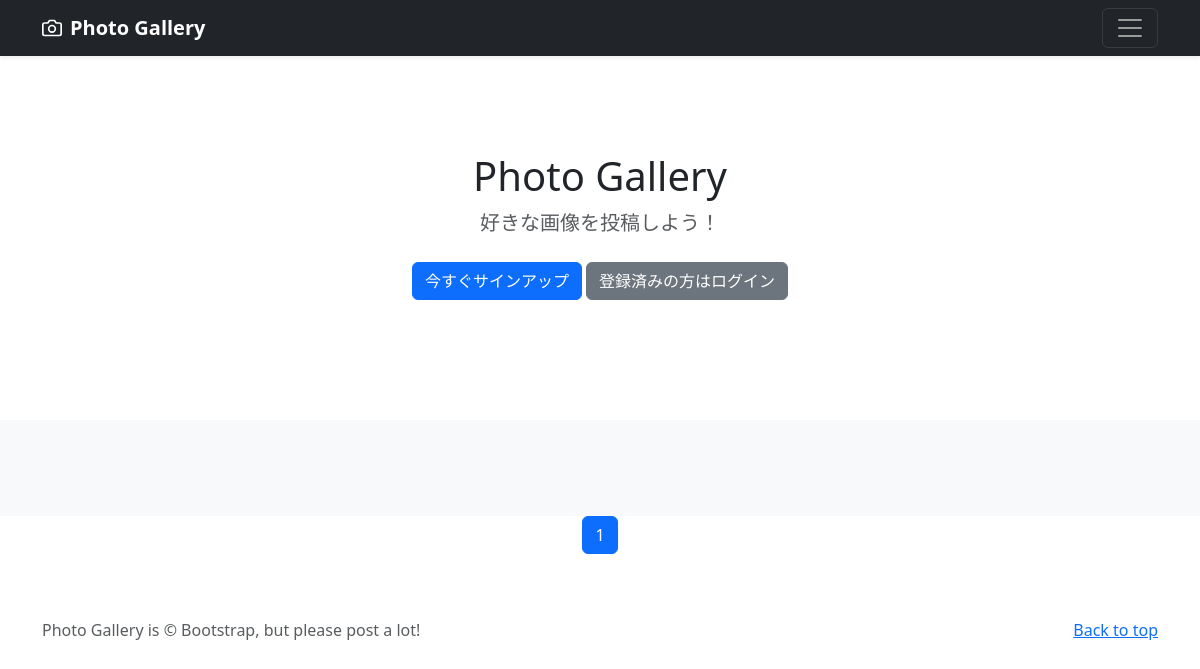
/, run on an earlier commit of the app's database.
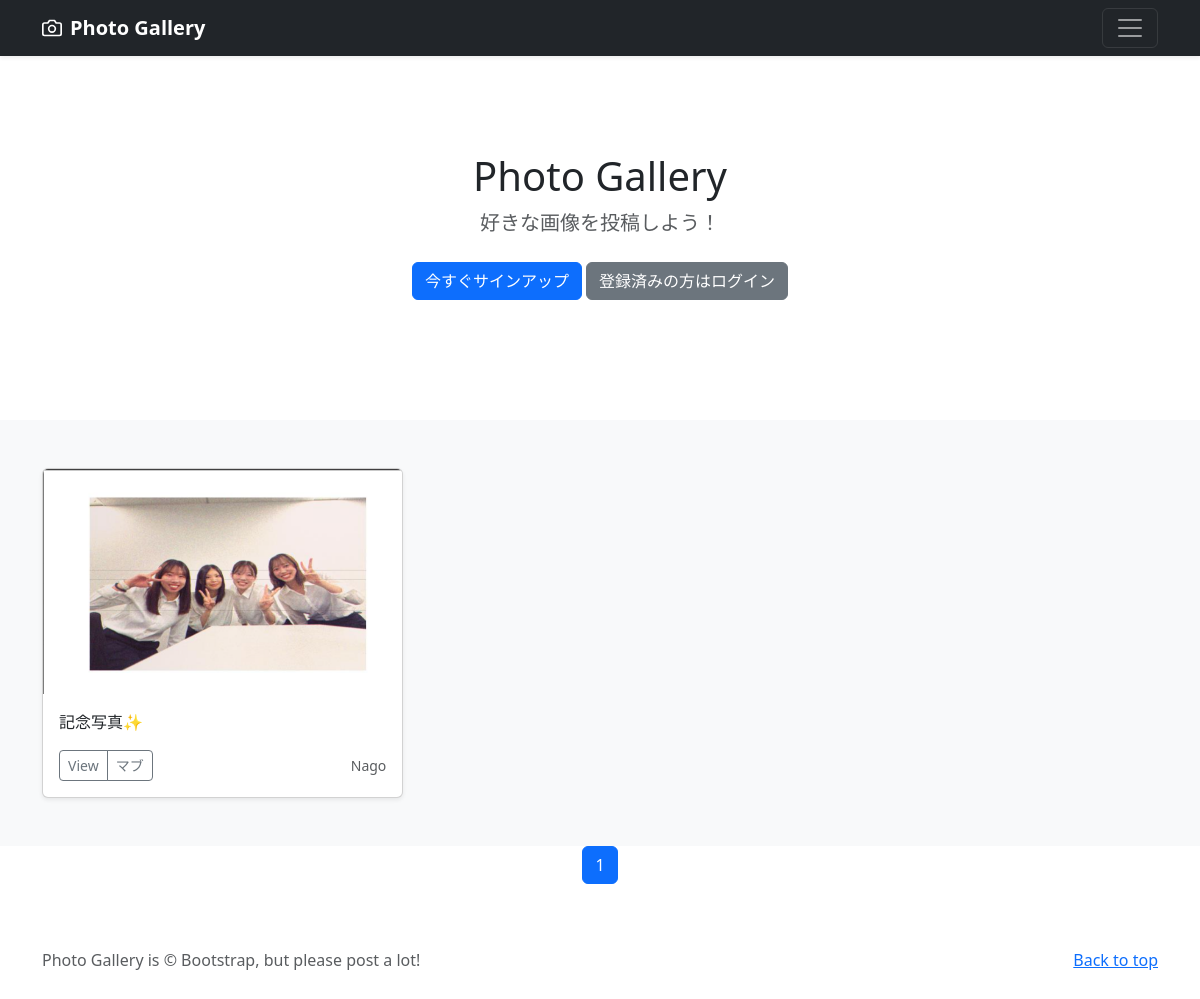
And on a later commit of the database.
### photo/models.py (models this page shows, shortened)
class PhotoPost(models.Model):
    user = models.ForeignKey(
        customUser,
        verbose_name='ユーザー',
        on_delete=models.CASCADE
        )
    category = models.ForeignKey(
        Category,
        verbose_name='カテゴリ',
        on_delete=models.PROTECT
        )
    title = models.CharField(
        verbose_name='タイトル', # フィールドのタイトル
        max_length=200 # 最大文字数は200
        )
    comment = models.TextField(
        verbose_name='コメント', # フィールドのタイトル
        )
    image1 = models.ImageField(
        verbose_name='イメージ1', # フィールドのタイトル
        upload_to = 'photos' # MEDIA_ROOT以下のphotosにファイルを保存
        )
    image2 = models.ImageField(
        verbose_name='イメージ2', # フィールドのタイトル
        upload_to = 'photos', # MEDIA_ROOT以下のphotosにファイルを保存
        blank=True, # フィールド値の設定は必須ではない
        null=True # データベースにnullが保存されることを許容
        )
    posted_at = models.DateTimeField(
        verbose_name='投稿日時', # フィールドのタイトル
        auto_now_add=True # 日時を自動追加
        )

class Category(models.Model):
    title = models.CharField(
        verbose_name='カテゴリ', # フィールドのタイトル
        max_length=20)

### accounts/models.py (models this page shows)
class customUser(AbstractUser):
    pass

### photo/views.py (the view)
# urls.py: path('', views.IndexView.as_view(), name='index'),
class IndexView(ListView):
    template_name = 'index.html'
    queryset = PhotoPost.objects.order_by('-posted_at')
    paginate_by = 9

### photo/templates/index.html (shortened to what this page needs)
{% extends 'base.html' %}
  {% block contents %}
  {% include "photos_title.html" %}
  {% include "photos_list.html" %}
  {% include "pagination.html" %}
  {% endblock %}

### photo/templates/photos_list.html
  <div class="album py-5 bg-light">
    <div class="container">
      <div class="row row-cols-1 row-cols-sm-2 row-cols-md-3 g-3">
        {% for record in object_list %}
        <div class="col">
          <div class="card shadow-sm">
            <img src="{{ record.image1.url }}" class="bd-placeholder-img card-img-top" width="100%" height="225" xmlns="http://www.w3.org/2000/svg" role="img" aria-label="Placeholder: Thumbnail" preserveAspectRatio="xMidYMid slice" focusable="false"></img>
            <div class="card-body">
              <p class="card-text">
                {{record.title}}
              </p>
              <div class="d-flex justify-content-between align-items-center">
                <div class="btn-group">
                  <button type="button" class="btn btn-sm btn-outline-secondary">View</button>
                  <button type="button" class="btn btn-sm btn-outline-secondary"
                    onclick="location.href='{% url 'photo:photos_マブ' category=record.category.id %}'">{{record.category.title}}</button>
                </div>
                <small class="text-muted">{{record.user.username}}</small>
              </div>
            </div>
          </div>
        </div>
        {% endfor %}
      </div>
    </div>
  </div>

What changed in the data, as far as the page shows it:
added PhotoPost: image1 (picture), title "記念写真✨", category "マブ", user.username "Nago"
